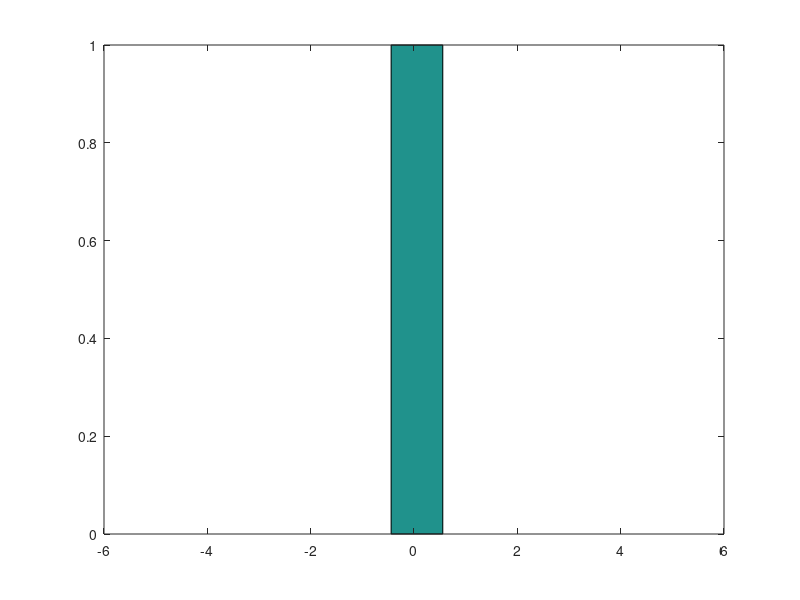
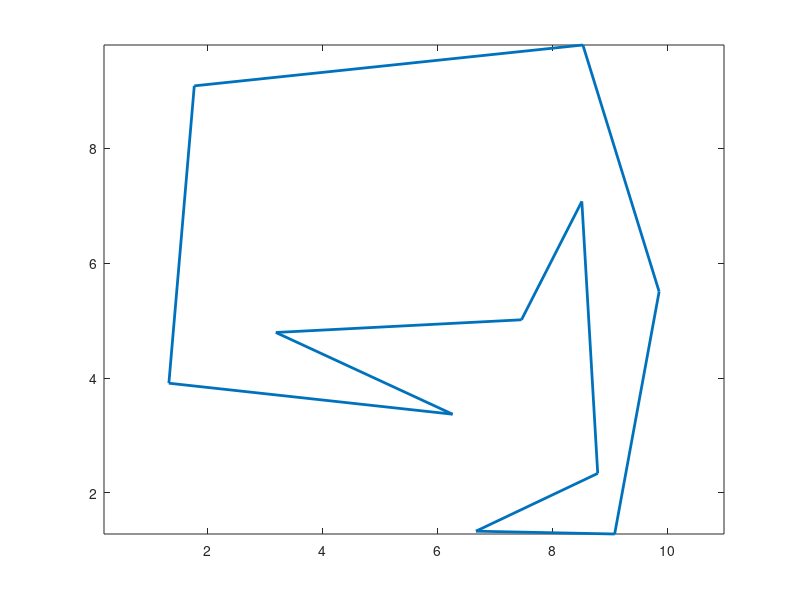

Reproduce these figures in MATLAB, in order. (Note: this script raises an error after producing the figures.)
clear
clc
close all
load('LE_store.mat')
load('pts.mat')
[sorted_r, sorted_idx] = sort(LE_r_store);
figure(1)
hist(sorted_r);
figure(2)
%pause(0.2)
hold off
xt = pts(1,:);
xt = [xt xt(1)];
yt = pts(2,:);
yt = [yt yt(1)];
plot(xt, yt,'LineWidth',2) % polygon
axis equal
hold on
% Largest_idx = sorted_idx(length(sorted_r)-floor(h(end)/2):length(sorted_r));
Largest_idx = sorted_idx(length(sorted_r)/20*19:length(sorted_r));
xcp = [];
ycp = [];
for i = Largest_idx
    xcp = [xcp LE_store(i).xc'];
    ycp = [ycp LE_store(i).yc'];
end
for i = 1:length(xcp)
    plot(xcp(i),ycp(i),'*')
    xlim([min(xt)-1,max(xt)+1])
    ylim([min(yt)-1,max(yt)+1])
    [xcc, ycc] = circle([xcp(i) ycp(i)], LE_r_store(floor((i-1)/n)+1), 100);
    plot(xcc, ycc)
    hold on
end
LE_max.xc = [LE_store(sorted_idx(end)).xc];
LE_max.yc = [LE_store(sorted_idx(end)).yc];
for i = 1:n
    [xcc, ycc] = circle([LE_max.xc(i) LE_max.yc(i)], sorted_r(end), 1000);
    plot(xcc, ycc)
    plot(LE_max.xc(i),LE_max.yc(i), 'ro')
    hold on
    drawnow
end
    
